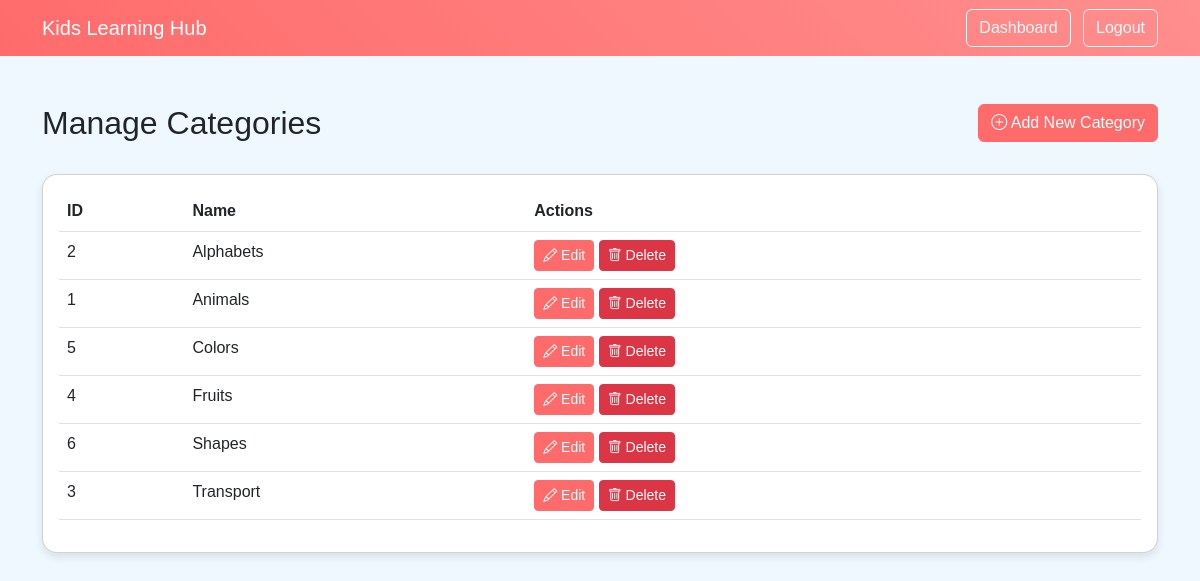
/admin/categories.php (signed in), run on the app's committed database.
### tables this page shows
CREATE TABLE IF NOT EXISTS categories (
    id INT AUTO_INCREMENT PRIMARY KEY,
    name VARCHAR(100) NOT NULL,
    created_at TIMESTAMP DEFAULT CURRENT_TIMESTAMP
);

### admin/categories.php (the view, shortened to what this page needs)
<?php
$conn = getDBConnection();
$categories = $conn->query("SELECT * FROM categories ORDER BY name");
?>
<!DOCTYPE html>
<html lang="en">
<head>
    <link href="https://cdn.jsdelivr.net/npm/bootstrap@5.3.0/dist/css/bootstrap.min.css" rel="stylesheet">
    <link href="https://cdn.jsdelivr.net/npm/bootstrap-icons@1.7.2/font/bootstrap-icons.css" rel="stylesheet">
</head>
<body>
    <nav class="navbar navbar-expand-lg navbar-dark">
        <div class="container">
            <a class="navbar-brand" href="../index.php">Kids Learning Hub</a>
            <div class="ms-auto">
                <a href="dashboard.php" class="btn btn-outline-light me-2">Dashboard</a>
                <a href="logout.php" class="btn btn-outline-light">Logout</a>
            </div>
        </div>
    </nav>
    <div class="container mt-5">
        <div class="row mb-4">
            <div class="col-md-6">
                <h2>Manage Categories</h2>
            </div>
            <div class="col-md-6 text-end">
                <button type="button" class="btn btn-primary" data-bs-toggle="modal" data-bs-target="#addCategoryModal">
                    <i class="bi bi-plus-circle"></i> Add New Category
                </button>
            </div>
        </div>
        <div class="card">
            <div class="card-body">
                <div class="table-responsive">
                    <table class="table">
                        <thead>
                            <tr>
                                <th>ID</th>
                                <th>Name</th>
                                <th>Actions</th>
                            </tr>
                        </thead>
                        <tbody>
                            <?php while ($category = $categories->fetch_assoc()): ?>
                                <tr>
                                    <td><?php echo htmlspecialchars($category['id']); ?></td>
                                    <td><?php echo htmlspecialchars($category['name']); ?></td>
                                    <td>
                                        <button type="button" class="btn btn-sm btn-primary"
                                                data-bs-toggle="modal"
                                                data-bs-target="#editCategoryModal"
                                                data-id="<?php echo $category['id']; ?>"
                                                data-name="<?php echo htmlspecialchars($category['name']); ?>">
                                            <i class="bi bi-pencil"></i> Edit
                                        </button>
                                        <form method="POST" class="d-inline" onsubmit="return confirm('Are you sure you want to delete this category?');">
                                            <button type="submit" class="btn btn-sm btn-danger">
                                                <i class="bi bi-trash"></i> Delete
                                            </button>
                                        </form>
                                    </td>
                                </tr>
                            <?php endwhile; ?>
                        </tbody>
                    </table>
                </div>
            </div>
        </div>
    </div>
</body>
</html>

### admin/categories.php (style rules this page uses)
body { background-color: #f0f8ff; font-family: 'Comic Sans MS', cursive, sans-serif; }
.navbar { background: linear-gradient(45deg, #ff6b6b, #ff8e8e); }
.card { border-radius: 15px; box-shadow: 0 4px 8px rgba(0,0,0,0.1); }
.btn-primary { background-color: #ff6b6b; border-color: #ff6b6b; }
.btn-danger { background-color: #dc3545; border-color: #dc3545; }

### data on the page
categories: id "2", name "Alphabets"
categories: id "1", name "Animals"
categories: id "5", name "Colors"
categories: id "4", name "Fruits"
categories: id "6", name "Shapes"
categories: id "3", name "Transport"
